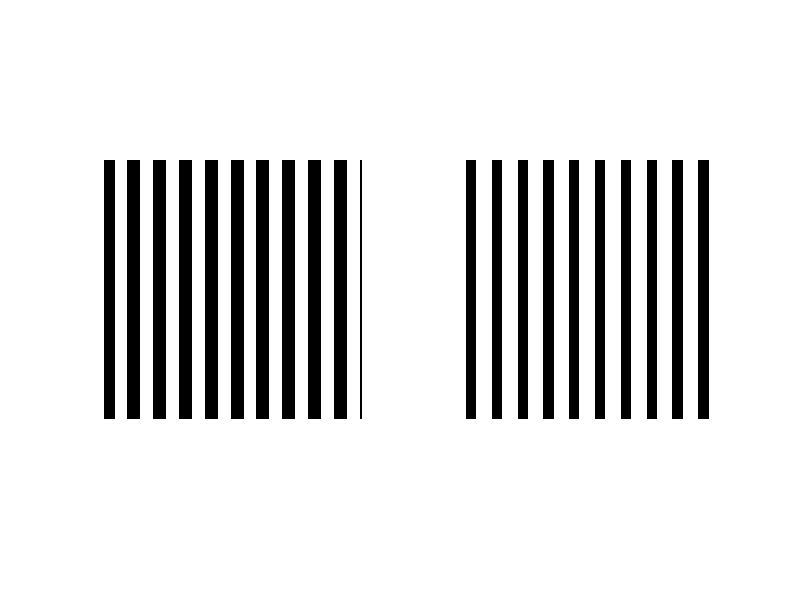

This chart was generated by the following MATLAB code:
nCycle = 10;
orgFreq = 120;
x = linspace(0,nCycle,nCycle*orgFreq);

figure(10)
for ii=1:100
    sig1 = square(2*pi*x + ii/10);
    img1 = (repmat(sig1, [nCycle*orgFreq,1])+1)/2;
    sig2 = sig1((orgFreq/5)/2:(orgFreq/5):end);
    sig2 = repelem(sig2, orgFreq/5);
    img2 = (repmat(sig2, [nCycle*orgFreq,1])+1)/2;
    
    subplot(121);imshow(img1)
    subplot(122);imshow(img2)
    pause(0.1)
end

% figure(11)
% for ii=1:100
%     sig1 = sin(2*pi*x + ii/10);
%     img1 = (repmat(sig1, [nCycle*orgFreq,1])+1)/2;
%     sig2 = sig1((orgFreq/5)/2:(orgFreq/5):end);
%     sig2 = repelem(sig2, orgFreq/5);
%     img2 = (repmat(sig2, [nCycle*orgFreq,1])+1)/2;
%     
%     subplot(121);imshow(img1)
%     subplot(122);imshow(img2)
%     pause(0.1)
% end
